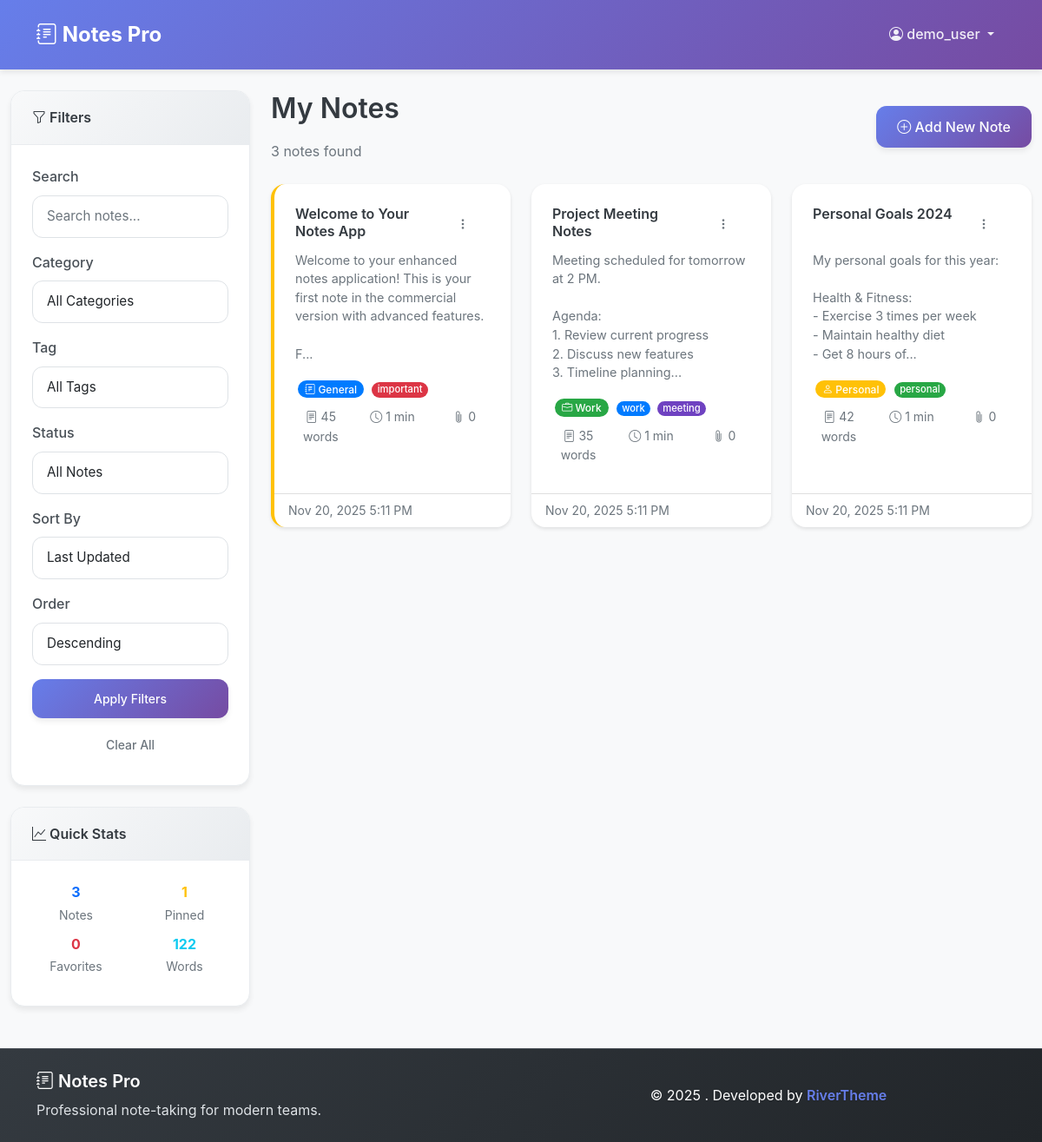
/dashboard.php (signed in), run on the app's committed database.
### tables this page shows
CREATE TABLE IF NOT EXISTS notes (
    id INT AUTO_INCREMENT PRIMARY KEY,
    user_id INT NOT NULL,
    category_id INT,
    title VARCHAR(255) NOT NULL,
    content LONGTEXT,
    summary TEXT,
    is_public BOOLEAN DEFAULT FALSE,
    is_pinned BOOLEAN DEFAULT FALSE,
    is_archived BOOLEAN DEFAULT FALSE,
    is_favorite BOOLEAN DEFAULT FALSE,
    read_count INT DEFAULT 0,
    word_count INT DEFAULT 0,
    character_count INT DEFAULT 0,
    estimated_read_time INT DEFAULT 0,
    last_read_at TIMESTAMP NULL,
    created_at TIMESTAMP DEFAULT CURRENT_TIMESTAMP,
    updated_at TIMESTAMP DEFAULT CURRENT_TIMESTAMP ON UPDATE CURRENT_TIMESTAMP,
    FOREIGN KEY (user_id) REFERENCES users(id) ON DELETE CASCADE,
    FOREIGN KEY (category_id) REFERENCES categories(id) ON DELETE SET NULL
);

CREATE TABLE IF NOT EXISTS categories (
    id INT AUTO_INCREMENT PRIMARY KEY,
    user_id INT NOT NULL,
    name VARCHAR(100) NOT NULL,
    description TEXT,
    color VARCHAR(7) DEFAULT '#007bff',
    icon VARCHAR(50),
    is_default BOOLEAN DEFAULT FALSE,
    created_at TIMESTAMP DEFAULT CURRENT_TIMESTAMP,
    updated_at TIMESTAMP DEFAULT CURRENT_TIMESTAMP ON UPDATE CURRENT_TIMESTAMP,
    FOREIGN KEY (user_id) REFERENCES users(id) ON DELETE CASCADE,
    UNIQUE KEY unique_user_category (user_id, name)
);

### dashboard.php (the view, shortened to what the rows shown need)
<?php
require_once 'includes/config.php';
$search_query = sanitizeInput($_GET['search'] ?? '');
$category_filter = (int)($_GET['category'] ?? 0);
$tag_filter = (int)($_GET['tag'] ?? 0);
$status_filter = $_GET['status'] ?? '';
$sort_by = $_GET['sort'] ?? 'updated_at';
$sort_order = $_GET['order'] ?? 'DESC';
$notes = [];
$user_prefs = getUserPreferences();
try {
    $pdo = getDBConnection();
    $where_conditions = ['n.user_id = ?'];
    $params = [$_SESSION['user_id']];
    $where_clause = implode(' AND ', $where_conditions);
    $stmt = $pdo->prepare("
        SELECT
            n.*,
            c.name as category_name,
            c.color as category_color,
            c.icon as category_icon,
            GROUP_CONCAT(t.name) as tag_names,
            GROUP_CONCAT(t.color) as tag_colors,
            (SELECT COUNT(*) FROM attachments a WHERE a.note_id = n.id) as attachment_count,
            (SELECT COUNT(*) FROM note_comments nc WHERE nc.note_id = n.id) as comment_count
        FROM notes n
        LEFT JOIN categories c ON n.category_id = c.id
        LEFT JOIN note_tags nt ON n.id = nt.note_id
        LEFT JOIN tags t ON nt.tag_id = t.id
        WHERE $where_clause
        GROUP BY n.id
        ORDER BY
            CASE WHEN n.is_pinned = 1 THEN 0 ELSE 1 END,
            n.$sort_by $sort_order
    ");
    $stmt->execute($params);
    $notes = $stmt->fetchAll();
} catch (PDOException $e) {
    $error = 'Error loading notes. Please try again.';
}
function truncateContent($content, $length = 100) {
    return strlen($content) > $length ? substr($content, 0, $length) . '...' : $content;
}
?>
<!DOCTYPE html>
<html lang="en">
<head>
    <link href="https://cdn.jsdelivr.net/npm/bootstrap@5.1.3/dist/css/bootstrap.min.css" rel="stylesheet">
    <link href="https://cdn.jsdelivr.net/npm/bootstrap-icons@1.7.2/font/bootstrap-icons.css" rel="stylesheet">
    <link href="css/style.css" rel="stylesheet">
</head>
<body class="<?php echo $user_prefs['theme'] ?? 'light'; ?>-theme">
    <div class="container-fluid mt-4">
        <div class="row">
            <div class="col-md-9">
                <div class="d-flex justify-content-between align-items-center mb-4">
                    <div>
                        <h2>My Notes</h2>
                    </div>
        </div>
        <?php if (empty($notes)): ?>
                    <div class="text-center py-5 fade-in">
                        <div class="feature-icon mx-auto mb-4">
                            <i class="bi bi-journal-x"></i>
                        </div>
                        <h4 class="text-muted mb-3">
                            <?php echo ($search_query || $category_filter || $tag_filter || $status_filter) ? 'No notes found matching your filters.' : 'No notes yet.'; ?>
                </h4>
                        <p class="text-muted mb-4">
                            <?php echo ($search_query || $category_filter || $tag_filter || $status_filter) ? 'Try adjusting your filters.' : 'Create your first note to get started!'; ?>
                </p>
                        <?php if (!($search_query || $category_filter || $tag_filter || $status_filter)): ?>
                            <a href="add_note.php" class="btn btn-primary btn-lg">
                        <i class="bi bi-plus-circle"></i> Create Your First Note
                    </a>
                <?php endif; ?>
            </div>
        <?php else: ?>
            <div class="row">
                <?php foreach ($notes as $note): ?>
                    <div class="col-md-6 col-lg-4 mb-4">
                                <div class="card note-card h-100 <?php echo $note['is_pinned'] ? 'pinned' : ''; ?> <?php echo $note['is_favorite'] ? 'favorite' : ''; ?>">
                            <div class="card-body">
                                        <div class="d-flex justify-content-between align-items-start mb-2">
                                            <h6 class="card-title mb-0"><?php echo sanitizeInput($note['title']); ?></h6>
                                            <div class="dropdown">
                                                <button class="btn btn-sm btn-outline-secondary" type="button" data-bs-toggle="dropdown">
                                                    <i class="bi bi-three-dots-vertical"></i>
                                                </button>
                                            </div>
                                        </div>
                                        <p class="card-text text-muted small">
                                            <?php echo nl2br(sanitizeInput(truncateContent($note['content'], 120))); ?>
                                        </p>
                                        <div class="mb-2">
                                            <?php if ($note['category_name']): ?>
                                                <span class="badge category-badge" style="background-color: <?php echo $note['category_color']; ?>">
                                                    <i class="bi <?php echo $note['category_icon']; ?>"></i> <?php echo sanitizeInput($note['category_name']); ?>
                                                </span>
                                            <?php endif; ?>
                                            <?php if ($note['tag_names']): ?>
                                                <?php
                                                $tag_names = explode(',', $note['tag_names']);
                                                $tag_colors = explode(',', $note['tag_colors']);
                                                for ($i = 0; $i < min(count($tag_names), 3); $i++):
                                                ?>
                                                    <span class="badge tag-badge" style="background-color: <?php echo $tag_colors[$i] ?? '#6c757d'; ?>">
                                                        <?php echo sanitizeInput($tag_names[$i]); ?>
                                                    </span>
                                                <?php endfor; ?>
                                            <?php endif; ?>
                                        </div>
                                        <div class="row text-center small text-muted mb-2">
                                            <div class="col-4">
                                                <i class="bi bi-file-text"></i> <?php echo $note['word_count']; ?> words
                                            </div>
                                            <div class="col-4">
                                                <i class="bi bi-clock"></i> <?php echo $note['estimated_read_time']; ?> min
                                            </div>
                                            <div class="col-4">
                                                <i class="bi bi-paperclip"></i> <?php echo $note['attachment_count']; ?>
                                            </div>
                                        </div>
                            </div>
                            <div class="card-footer bg-transparent">
                                        <div class="d-flex justify-content-between align-items-center">
                                <small class="text-muted">
                                                <?php echo date('M j, Y g:i A', strtotime($note['updated_at'])); ?>
                                </small>
                                        </div>
                                    </div>
                                </div>
                            </div>
                        <?php endforeach; ?>
                    </div>
                <?php endif; ?>
            </div>
        </div>
    </div>
</body>
</html>

### data on the page
notes: title "Welcome to Your Notes App", content "Welcome to your enhanced notes application! This is your first note in the commercial version with advanced features. F...", category.name "General", i "important", word_count "45", estimated_read_time "1", attachment_count "0", updated_at "Nov 20, 2025 5:11 PM"
notes: title "Project Meeting Notes", content "Meeting scheduled for tomorrow at 2 PM. Agenda: 1. Review current progress 2. Discuss new features 3. Timeline planning...", category.name "Work", i "work", i "meeting", word_count "35", estimated_read_time "1", attachment_count "0", updated_at "Nov 20, 2025 5:11 PM"
notes: title "Personal Goals 2024", content "My personal goals for this year: Health & Fitness: - Exercise 3 times per week - Maintain healthy diet - Get 8 hours of...", category.name "Personal", i "personal", word_count "42", estimated_read_time "1", attachment_count "0", updated_at "Nov 20, 2025 5:11 PM"

### other printed values
APP_NAME "Notes Pro"
sanitizeInput($_SESSION['username']) "demo_user"
$stats['total_notes'] "3"
$stats['pinned_notes'] "1"
$stats['favorite_notes'] "0"
$stats['total_words'] "122"
count($notes) "3"
